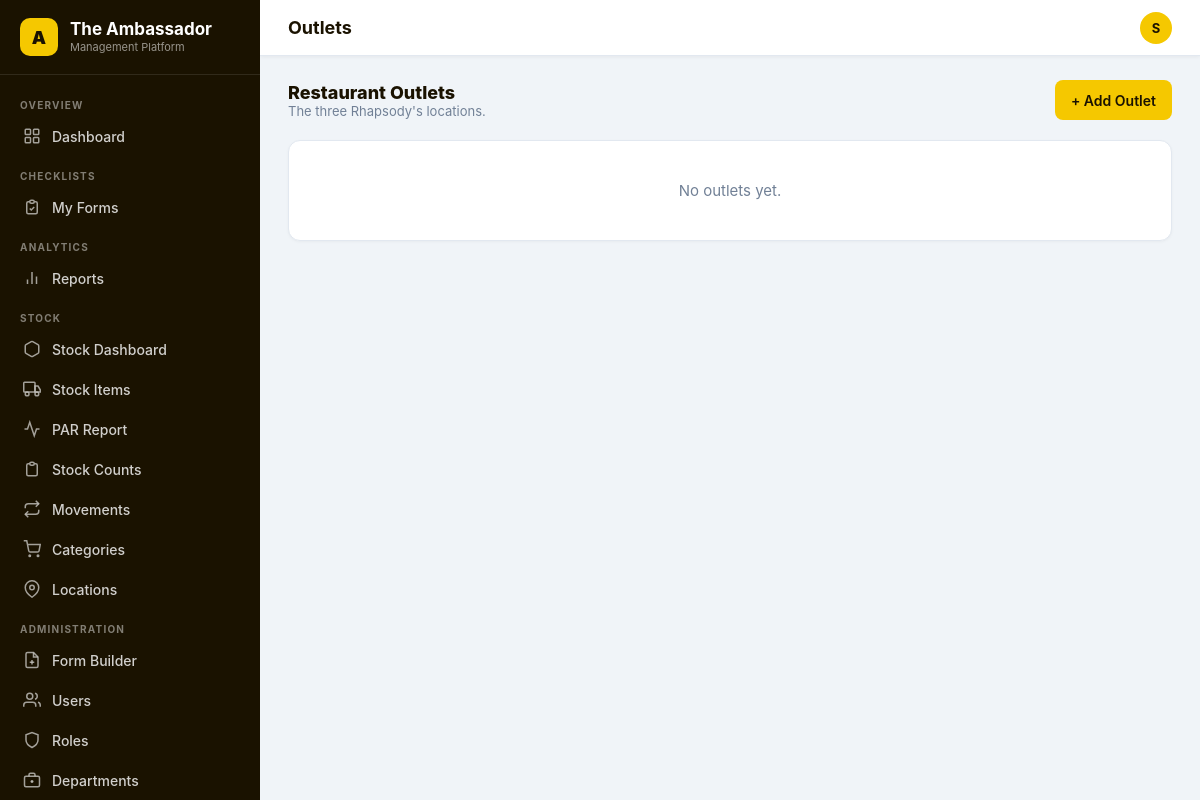
The app's page /accounts/outlets/ (signed in), older data.
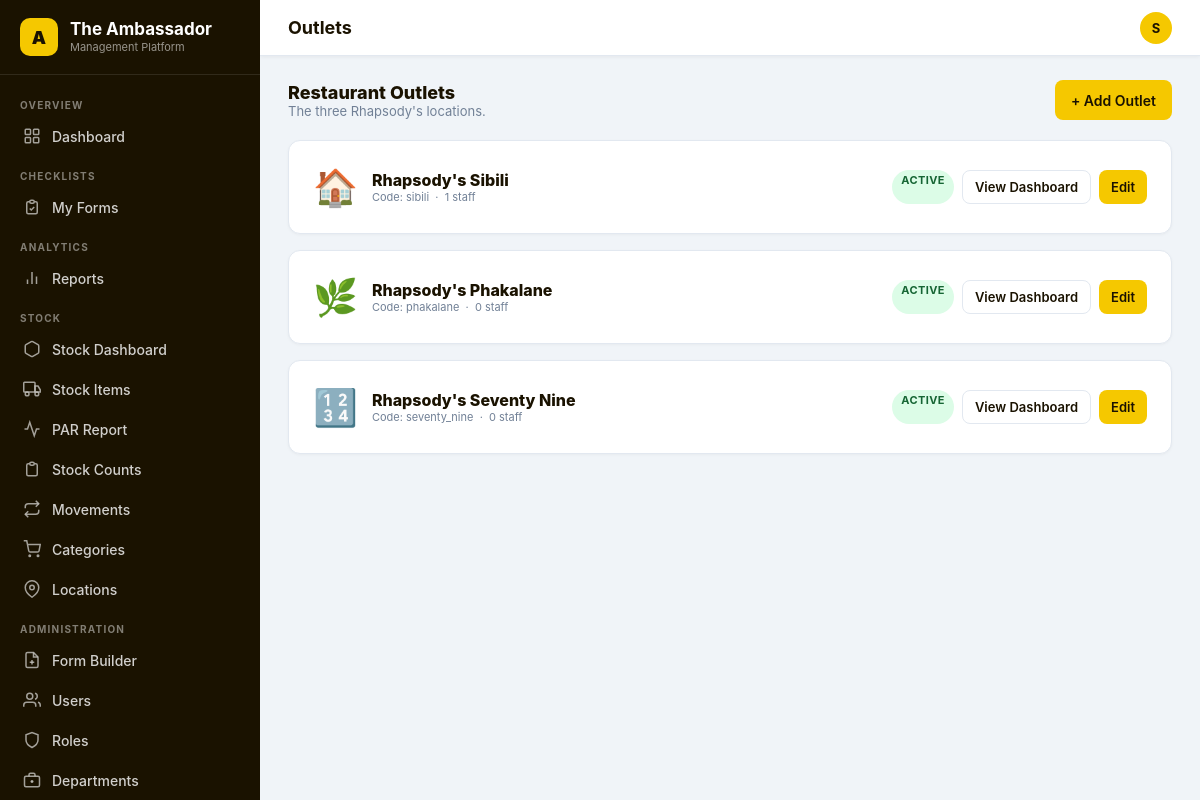
The same page, newer data.
### accounts/models.py (models this page shows, shortened)
class Outlet(models.Model):
    name        = models.CharField(max_length=100, unique=True)
    code        = models.CharField(max_length=20, unique=True)
    address     = models.TextField(blank=True)
    phone       = models.CharField(max_length=30, blank=True)
    email       = models.EmailField(blank=True)
    is_active   = models.BooleanField(default=True)
    order       = models.PositiveIntegerField(default=0)
    OUTLET_ICONS = {
        'sibili':      '🏠',
        'phakalane':   '🌿',
        'seventy_nine':'🔢',
    }
    class Meta:
        ordering = ['order', 'name']
    @property
    def emoji(self):
        return self.OUTLET_ICONS.get(self.code, '🏢')

### accounts/views.py (the view)
# urls.py: path('outlets/',                views.outlet_list_view,   name='outlet_list'),
@login_required
def outlet_list_view(request):
    if not request.user.is_admin:
        messages.error(request, 'Access denied.')
        return redirect('dashboard:home')
    from .models import Outlet
    from django.db.models import Count
    outlets = Outlet.objects.annotate(user_count=Count('users')).order_by('order')
    return render(request, 'accounts/outlet_list.html', {'outlets': outlets})

### accounts/models.py (called while the page is built)
    @property
    def role_name(self):
        if self.is_superuser:
            return 'System Admin'
        return self.custom_role.name if self.custom_role else 'No Role'

    @property
    def is_admin(self):
        if self.is_superuser: return True
        return self.custom_role.is_system_admin if self.custom_role else False

    @property
    def can_fill_forms(self):
        if self.is_admin: return True
        return self.custom_role.can_fill_forms if self.custom_role else False

    @property
    def can_view_reports(self):
        if self.is_admin: return True
        return self.custom_role.can_view_reports if self.custom_role else False

    @property
    def can_manage_forms(self):
        if self.is_admin: return True
        return self.custom_role.can_manage_forms if self.custom_role else False

    @property
    def can_manage_users(self):
        if self.is_admin: return True
        return self.custom_role.can_manage_users if self.custom_role else False

    @property
    def can_access_stock(self):
        if self.is_admin: return True
        return self.custom_role.can_access_stock if self.custom_role else False

### templates/accounts/outlet_list.html (shortened to what this page needs)
{% extends 'base.html' %}
{% block page_title %}Outlets{% endblock %}
{% block content %}
<div class="flex-between mb-4">
  <div>
    <h2 style="font-size:18px;font-weight:800;color:#1a1200;">Restaurant Outlets</h2>
    <p class="text-sm text-muted">The three Rhapsody's locations.</p>
  </div>
  <a href="{% url 'accounts:outlet_create' %}" class="btn btn-primary">+ Add Outlet</a>
</div>
<div class="grid" style="grid-template-columns:1fr;">
{% for outlet in outlets %}
<div class="card">
  <div class="flex-between">
    <div style="display:flex;align-items:center;gap:14px;">
      <div style="font-size:36px;">{{ outlet.emoji }}</div>
      <div>
        <div style="font-size:16px;font-weight:800;color:#1a1200;">{{ outlet.name }}</div>
        <div class="text-xs text-muted">Code: {{ outlet.code }} &nbsp;·&nbsp; {{ outlet.user_count }} staff</div>
      </div>
    </div>
    <div class="flex gap-2 align-items-center">
      {% if outlet.is_active %}<span class="badge badge-success">Active</span>{% else %}<span class="badge badge-draft">Inactive</span>{% endif %}
      <a href="{% url 'dashboard:outlet_detail' outlet.pk %}" class="btn btn-outline btn-sm">View Dashboard</a>
      <a href="{% url 'accounts:outlet_edit' outlet.pk %}" class="btn btn-primary btn-sm">Edit</a>
    </div>
  </div>
</div>
{% empty %}
<div class="card empty-state"><p>No outlets yet.</p></div>
{% endfor %}
</div>
{% endblock %}

Row changes from the older to the newer data that the page shows:
added Outlet: emoji "🏠", name "Rhapsody's Sibili", code "sibili", user_count "1", is_active "ACTIVE"
added Outlet: emoji "🌿", name "Rhapsody's Phakalane", code "phakalane", user_count "0", is_active "ACTIVE"
added Outlet: emoji "🔢", name "Rhapsody's Seventy Nine", code "seventy_nine", user_count "0", is_active "ACTIVE"
Text that changed along with them:
text no longer shown: "No outlets yet."
